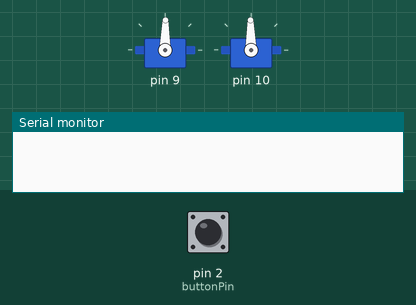
This program was run on a simulated Arduino Uno, built with avr-gcc and run on an emulated ATmega328P. Parts: 2 × servo, the last lines printed to the serial monitor. The test bench sets the inputs (shaded band); at power-on: pin 2 (buttonPin) HIGH. At 2.7 s the program stops and its outputs stay as they are.

Above: at 1.8 s.
1.9 s: pin 2 (buttonPin) pulled LOW for 0.15 s
At 2.8 s:
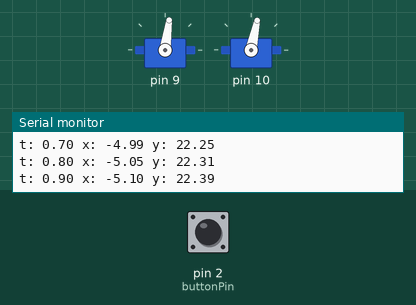
Timing chart, 0 to 4.2 s (numbered marks = the images above; inputs shaded):
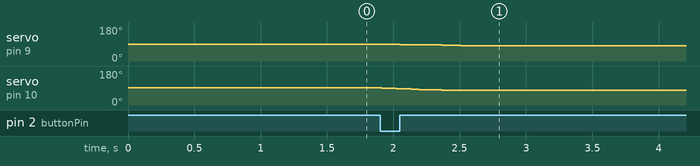

Measured:
- after the input at 1.9 s, servo on pin 9: moves from 89° to 82° over 0.51 s, starting at once; servo on pin 10: moves from 91° to 78° over 0.48 s, starting at once

The program:

main.cpp
```cpp
#include <Arduino.h>
#include <Bezier.h>
#include <Vector.h>
#include <ServoUtil.h>
// #include <Duck.h>
#include <Drawing.h>
#include <Mustache.h>

constexpr int buttonPin = 2;

constexpr float dt = 0.1;

void goToFirstPos(const Drawing &drawing)
{
    // const Vector firstPosition = drawing.curves[0](0) * drawing.scaleFactor + drawing.offset;
    setPosition(drawing.curves[0](0) * drawing.scaleFactor + drawing.offset);
}

void waitForButton()
{
    while (digitalRead(buttonPin))
    {
    };
}

// void draw(const Drawing &drawing)
// {
//     // Trace Bezier paths by evaluating in small steps and sending angles to servos
//     for (int i = 0; i < drawing.numberOfCurves; i++)
//     {
//         const Bezier path = drawing.curves[i];
//         for (float t = 0; t <= 1; t += dt)
//         {
//             const Vector currentWantedPosition = path(t) * drawing.scaleFactor + drawing.offset;

//             setPosition(currentWantedPosition);
//             Serial.println("Hamachzik shel hamelech!");
//         }
//     }
// }

void setup()
{
    Serial.begin(9600);
    attachServos();
    pinMode(buttonPin, INPUT_PULLUP);

    const Drawing drawing = mustacheDrawing;

    goToFirstPos(drawing);
    delay(1000);
    waitForButton();
    // draw(drawing);

    Serial.println("Button pressed");

    Serial.println(drawing.numberOfCurves);

    // Trace Bezier paths by evaluating in small steps and sending angles to servos
    for (int i = 0; i < drawing.numberOfCurves; i++)
    {
        Serial.println(i);
        const Bezier path = drawing.curves[i];
        for (float t = 0; t <= 1; t += dt)
        {
            const Vector currentWantedPosition = path(t) * drawing.scaleFactor + drawing.offset;

            Serial.print("t: ");
            Serial.print(t);
            Serial.print(" x: ");
            Serial.print(currentWantedPosition.x);
            Serial.print(" y: ");
            Serial.println(currentWantedPosition.y);

            if (isnan(currentWantedPosition.x) || isnan(currentWantedPosition.y))
            {
                continue;
            }

            setPosition(currentWantedPosition);
        }
    }
};

void loop(){};
```
